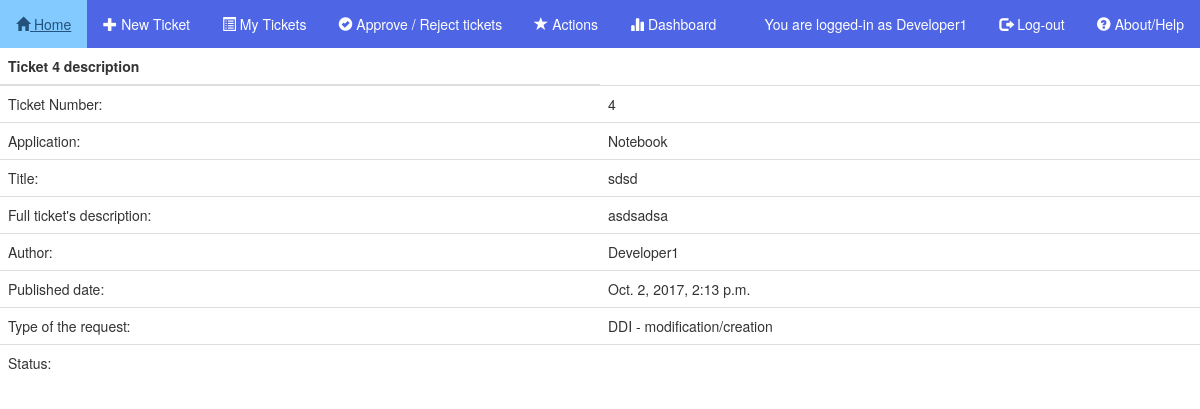
Screenshot of /ticket/ticket_detail/4/ (signed in) with the database file from the repository.
### ticket/models.py (models this page shows, shortened)
class TicketRequest(models.Model):
    title = models.CharField(max_length=200)
    description = models.TextField(default="")
    author = models.ForeignKey('auth.User')
    published_date = models.DateTimeField(blank=True, null=True)
    application = models.ForeignKey(Application)
    type = models.ForeignKey(TypeRequest)
    status = StateField(editable=False)

class Application(models.Model):
    name_application = models.CharField(max_length=200)
    def __unicode__(self):
        return self.name_application

class TypeRequest(models.Model):
    application = models.ForeignKey(Application)
    type_request = models.CharField(max_length=200)
    def __unicode__(self):
        return self.type_request

### ticket/views.py (the view)
# urls.py: url(r'^ticket_detail/(?P<pk>\d+)/$', views.ticket_detail, name='ticket_detail'),
@login_required
def ticket_detail(request, pk):
    ticket = get_object_or_404(TicketRequest, pk=pk)
    return render(request, 'ticket/ticket_detail.html', {'ticket': ticket})

### GlobalPlatform/templates/ticket/ticket_detail.html (shortened to what this page needs)
{% extends 'ticket/base.html' %}
{% block content %}
<table class="table table-hover" id="ticket-detail">
    <thead>
        <tr>
            <th>Ticket {{ticket.pk}} description</th>
        </tr>
    </thead>
    <tbody>
        <tr>
            <td>Ticket Number:</td>
            <td>{{ ticket.pk }}</td>
        </tr>
            <td>Application:</td>
            <td>{{ ticket.application }}</td>
            <td>Title:</td>
            <td>{{ ticket.title }}</td>
            <td>Full ticket's description:</td>
            <td>{{ ticket.description }}</td>
            <td>Author:</td>
            <td>{{ ticket.author }}</td>
            <td>Published date:</td>
            <td>{{ ticket.published_date }}</td>
            <td>Type of the request: </td>
            <td>{{ ticket.type }}</td>
            <td>Status:</td>
            <td>{{ ticket.status }}</td>
    </tbody>
</table>
{% endblock content %}

### GlobalPlatform/templates/ticket/base.html (shortened to what this page needs)
<!DOCTYPE html>
<html lang="en">
{% load staticfiles %}
<html>
    <head>
        <link rel="stylesheet" href="https://maxcdn.bootstrapcdn.com/bootstrap/3.3.7/css/bootstrap.min.css" >
        <link rel="stylesheet" href="https://maxcdn.bootstrapcdn.com/bootstrap/3.3.7/css/bootstrap-theme.min.css">
        <link rel="stylesheet" href="{% static 'css/ticket.css' %}">
    </head>
<body>
    <ul>
        <li><a href="{% url 'home' %}"><span class="glyphicon glyphicon-home"></span> Home</a></li>
        <li><a href="{% url 'ticket_new' %}"><span class="glyphicon glyphicon-plus"></span> New Ticket</a></li>
        <li><a href="{% url 'ticket_overview' %}"><span class="glyphicon glyphicon-list-alt"></span> My Tickets</a></li>
        <li><a href="{% url 'ticket_process' %}"><span class="glyphicon glyphicon-ok-sign"></span> Approve / Reject tickets</a></li>
        <li><a href="{% url 'actions' %}"><span class="glyphicon glyphicon-star"></span> Actions</a></li>
        <li><a href="{% url 'dashboard' %}"><span class="glyphicon glyphicon-stats"></span> Dashboard</a></li>
        <li style="float:right"><a href="#about" ><span class="glyphicon glyphicon-question-sign"></span> About/Help</a></li>
        <li style="float:right"><a href="{% url 'user_logout' %}" ><span class="glyphicon glyphicon-log-out"></span> Log-out</a></li>
        <li style="float:right"><a>You are logged-in as {{ user.username }} </a></li>
    </ul>
    {% block content %}
    {% endblock %}
</body>
</html>

### GlobalPlatform/static/css/ticket.css (style rules this page uses)
li { float: left; }
li a { display: block; color: white; text-align: left; padding: 14px 16px; text-decoration: none; }
table { width: 1000px; table-layout:fixed; }
td { text-overflow:ellipsis; overflow:hidden; }

### GlobalPlatform/templates/ticket/base.html (style rules this page uses)
ul { list-style-type: none; margin: 0; padding: 0; overflow: hidden; background-color: #4E65E6; }
li { float: left; }
li a { display: block; color: white; text-align: left; padding: 14px 16px; text-decoration: none; }
table { width: 1000px; table-layout:fixed; }
td { text-overflow:ellipsis; overflow:hidden; }

### rows the page displays
TicketRequest: pk "4", application "Notebook", title "sdsd", description "asdsadsa", author "Developer1", published_date "Oct. 2, 2017, 2:13 p.m.", type "DDI - modification/creation"

### other values shown
{{ user.username }} "Developer1"
